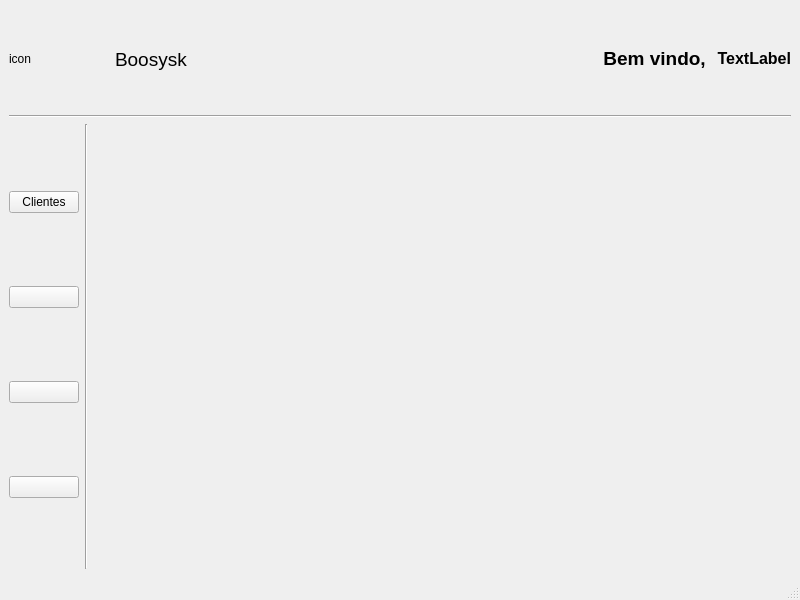
<?xml version="1.0" encoding="UTF-8"?>
<ui version="4.0">
 <class>MainWindow</class>
 <widget class="QMainWindow" name="MainWindow">
  <property name="geometry">
   <rect>
    <x>0</x>
    <y>0</y>
    <width>800</width>
    <height>600</height>
   </rect>
  </property>
  <property name="windowTitle">
   <string>MainWindow</string>
  </property>
  <widget class="QWidget" name="centralwidget">
   <layout class="QVBoxLayout" name="verticalLayout_2">
    <item>
     <layout class="QHBoxLayout" name="horizontalLayout">
      <item>
       <widget class="QLabel" name="label">
        <property name="sizePolicy">
         <sizepolicy hsizetype="Fixed" vsizetype="Fixed">
          <horstretch>0</horstretch>
          <verstretch>0</verstretch>
         </sizepolicy>
        </property>
        <property name="minimumSize">
         <size>
          <width>100</width>
          <height>100</height>
         </size>
        </property>
        <property name="text">
         <string>icon</string>
        </property>
       </widget>
      </item>
      <item>
       <widget class="QLabel" name="label_2">
        <property name="font">
         <font>
          <family>Arial</family>
          <pointsize>14</pointsize>
         </font>
        </property>
        <property name="text">
         <string>Boosysk</string>
        </property>
       </widget>
      </item>
      <item>
       <widget class="QLabel" name="label_4">
        <property name="sizePolicy">
         <sizepolicy hsizetype="Fixed" vsizetype="Fixed">
          <horstretch>0</horstretch>
          <verstretch>0</verstretch>
         </sizepolicy>
        </property>
        <property name="font">
         <font>
          <family>Arial</family>
          <pointsize>14</pointsize>
          <weight>75</weight>
          <bold>true</bold>
         </font>
        </property>
        <property name="text">
         <string>Bem vindo, </string>
        </property>
        <property name="alignment">
         <set>Qt::AlignRight|Qt::AlignTrailing|Qt::AlignVCenter</set>
        </property>
       </widget>
      </item>
      <item>
       <widget class="QLabel" name="funcionario_label">
        <property name="sizePolicy">
         <sizepolicy hsizetype="Fixed" vsizetype="Fixed">
          <horstretch>0</horstretch>
          <verstretch>0</verstretch>
         </sizepolicy>
        </property>
        <property name="minimumSize">
         <size>
          <width>0</width>
          <height>0</height>
         </size>
        </property>
        <property name="maximumSize">
         <size>
          <width>16777215</width>
          <height>16777215</height>
         </size>
        </property>
        <property name="font">
         <font>
          <family>Arial</family>
          <pointsize>12</pointsize>
          <weight>75</weight>
          <bold>true</bold>
         </font>
        </property>
        <property name="text">
         <string>TextLabel</string>
        </property>
        <property name="alignment">
         <set>Qt::AlignRight|Qt::AlignTrailing|Qt::AlignVCenter</set>
        </property>
       </widget>
      </item>
     </layout>
    </item>
    <item>
     <widget class="Line" name="line_2">
      <property name="orientation">
       <enum>Qt::Horizontal</enum>
      </property>
     </widget>
    </item>
    <item>
     <layout class="QHBoxLayout" name="horizontalLayout_2">
      <item>
       <layout class="QVBoxLayout" name="verticalLayout">
        <item>
         <widget class="QPushButton" name="clientes_btn">
          <property name="sizePolicy">
           <sizepolicy hsizetype="Fixed" vsizetype="Fixed">
            <horstretch>0</horstretch>
            <verstretch>0</verstretch>
           </sizepolicy>
          </property>
          <property name="minimumSize">
           <size>
            <width>70</width>
            <height>0</height>
           </size>
          </property>
          <property name="text">
           <string>Clientes</string>
          </property>
         </widget>
        </item>
        <item>
         <widget class="QPushButton" name="pushButton_2">
          <property name="sizePolicy">
           <sizepolicy hsizetype="Fixed" vsizetype="Fixed">
            <horstretch>0</horstretch>
            <verstretch>0</verstretch>
           </sizepolicy>
          </property>
          <property name="minimumSize">
           <size>
            <width>70</width>
            <height>0</height>
           </size>
          </property>
          <property name="text">
           <string/>
          </property>
         </widget>
        </item>
        <item>
         <widget class="QPushButton" name="pushButton_3">
          <property name="sizePolicy">
           <sizepolicy hsizetype="Fixed" vsizetype="Fixed">
            <horstretch>0</horstretch>
            <verstretch>0</verstretch>
           </sizepolicy>
          </property>
          <property name="minimumSize">
           <size>
            <width>70</width>
            <height>0</height>
           </size>
          </property>
          <property name="text">
           <string/>
          </property>
         </widget>
        </item>
        <item>
         <widget class="QPushButton" name="pushButton_4">
          <property name="sizePolicy">
           <sizepolicy hsizetype="Fixed" vsizetype="Fixed">
            <horstretch>0</horstretch>
            <verstretch>0</verstretch>
           </sizepolicy>
          </property>
          <property name="minimumSize">
           <size>
            <width>70</width>
            <height>0</height>
           </size>
          </property>
          <property name="text">
           <string/>
          </property>
         </widget>
        </item>
       </layout>
      </item>
      <item>
       <widget class="Line" name="line">
        <property name="orientation">
         <enum>Qt::Vertical</enum>
        </property>
       </widget>
      </item>
      <item>
       <widget class="QStackedWidget" name="tabela">
        <property name="sizePolicy">
         <sizepolicy hsizetype="Preferred" vsizetype="Preferred">
          <horstretch>0</horstretch>
          <verstretch>0</verstretch>
         </sizepolicy>
        </property>
        <property name="minimumSize">
         <size>
          <width>0</width>
          <height>0</height>
         </size>
        </property>
        <widget class="QWidget" name="page_2"/>
       </widget>
      </item>
     </layout>
    </item>
   </layout>
  </widget>
  <widget class="QMenuBar" name="menubar">
   <property name="geometry">
    <rect>
     <x>0</x>
     <y>0</y>
     <width>800</width>
     <height>21</height>
    </rect>
   </property>
  </widget>
  <widget class="QStatusBar" name="statusbar"/>
 </widget>
 <resources/>
 <connections/>
</ui>
